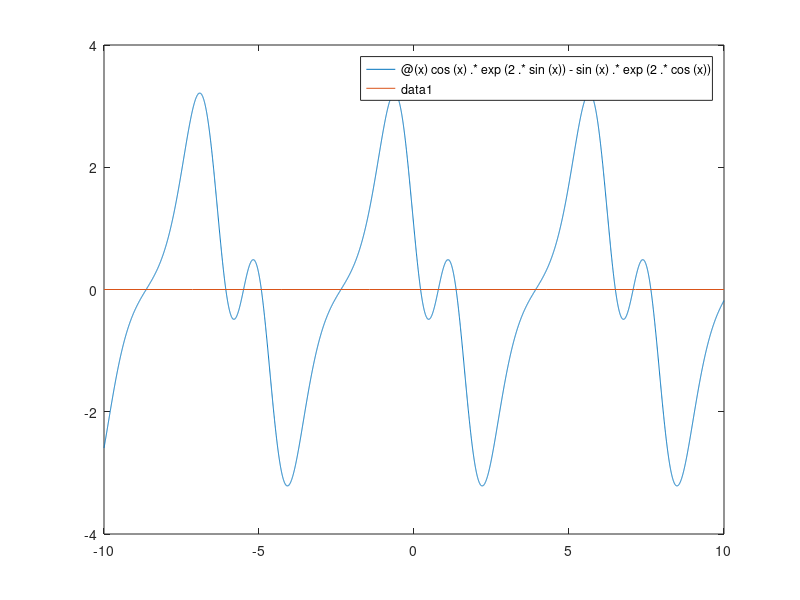

Recreate this plot in MATLAB.
fplot(@(x)cos(x).*exp(2.*sin(x))-sin(x).*exp(2.*cos(x)),[-10,10]);
hold on;
fplot('0',[-10,10]);
for x=-10.01:0.001:9.99
    y=cos(x).*exp(2.*sin(x))-sin(x).*exp(2.*cos(x));
    x=x+0.001;
    y1=cos(x).*exp(2.*sin(x))-sin(x).*exp(2.*cos(x));
    x=x+0.001;
    y2=cos(x).*exp(2.*sin(x))-sin(x).*exp(2.*cos(x));
    x=x-0.002;
    if y<y1&y1>y2
        fprintf('极大值%.3f\n',x+0.001);
    elseif y>y1&y1<y2   
        fprintf('极小值%.2f\n',x+0.001);
    end
end
for t=6:0.001:7
    for x=-10:0.01:10
        y=cos(x).*exp(2.*sin(x))-sin(x).*exp(2.*cos(x));
        x=x+t;
        y1=cos(x).*exp(2.*sin(x))-sin(x).*exp(2.*cos(x));
        x=x-t;
        if fix(y*1000)~=fix(y1*1000)
            break;
        else 
            fprintf('周期%.3f\n',t);
        end
    end
end